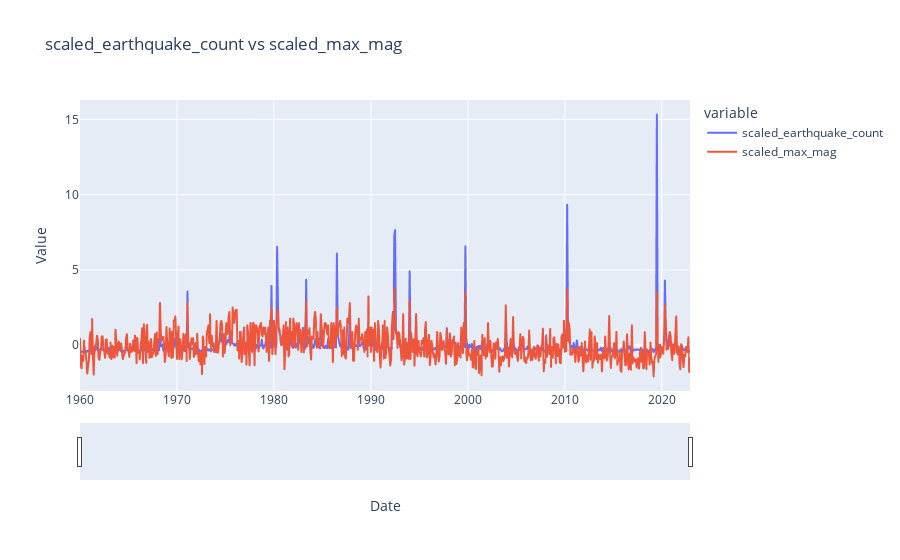

Notebook cell for this chart:
### Code cell
merged_earthquake_data['Date'] = pd.to_datetime(merged_earthquake_data['Date'])

# Create a Plotly figure
fig = px.line(merged_earthquake_data, x='Date', y=['scaled_earthquake_count', 'scaled_max_mag'], labels={'value': 'Value'}, title='scaled_earthquake_count vs scaled_max_mag')

# Add interactivity
fig.update_xaxes(rangeslider_visible=True)
fig.update_layout(dragmode='pan', hovermode='x')

# Show the interactive plot
fig.show()

### Figure 1 — Plotly figure (JSON) as saved in the notebook; plotly's stock layout.template omitted (floating-point values rounded to 4 significant figures; data arrays with more than 128 entries replaced by an {"elided": "..."} marker saying what was removed)
{"data": [{"hovertemplate": "variable=scaled_earthquake_count<br>Date=%{x}<br>Value=%{y}<extra></extra>", "legendgroup": "scaled_earthquake_count", "line": {"color": "#636efa", "dash": "solid"}, "marker": {"symbol": "circle"}, "mode": "lines", "name": "scaled_earthquake_count", "showlegend": true, "type": "scattergl", "x": {"elided": "756 str values"}, "xaxis": "x", "y": {"elided": "756 float values"}, "yaxis": "y"}, {"hovertemplate": "variable=scaled_max_mag<br>Date=%{x}<br>Value=%{y}<extra></extra>", "legendgroup": "scaled_max_mag", "line": {"color": "#EF553B", "dash": "solid"}, "marker": {"symbol": "circle"}, "mode": "lines", "name": "scaled_max_mag", "showlegend": true, "type": "scattergl", "x": {"elided": "756 str values"}, "xaxis": "x", "y": {"elided": "756 float values"}, "yaxis": "y"}], "layout": {"dragmode": "pan", "hovermode": "x", "legend": {"title": {"text": "variable"}, "tracegroupgap": 0}, "title": {"text": "scaled_earthquake_count vs scaled_max_mag"}, "xaxis": {"anchor": "y", "domain": [0, 1], "rangeslider": {"visible": true}, "title": {"text": "Date"}}, "yaxis": {"anchor": "x", "domain": [0, 1], "title": {"text": "Value"}}}}
